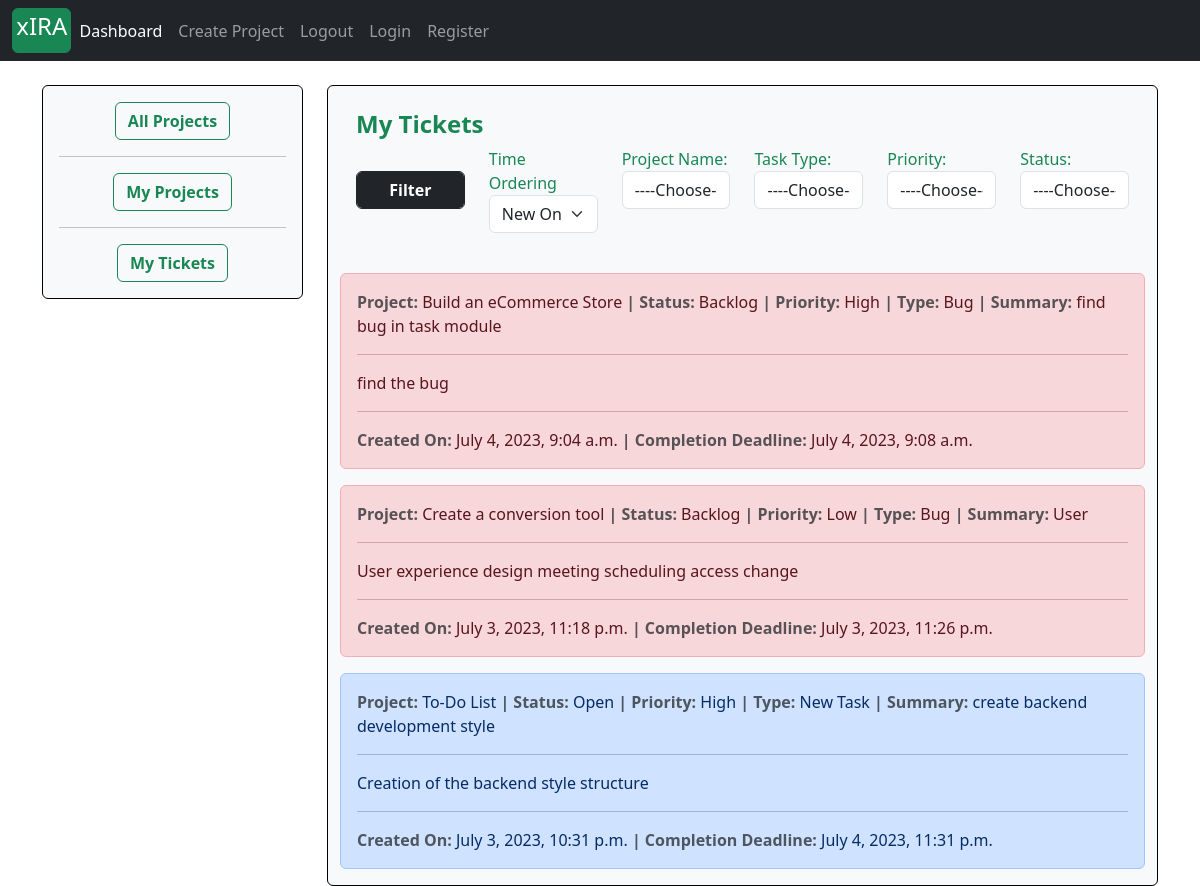
The app's page /ticket/see_ticket/ (signed in), older data.
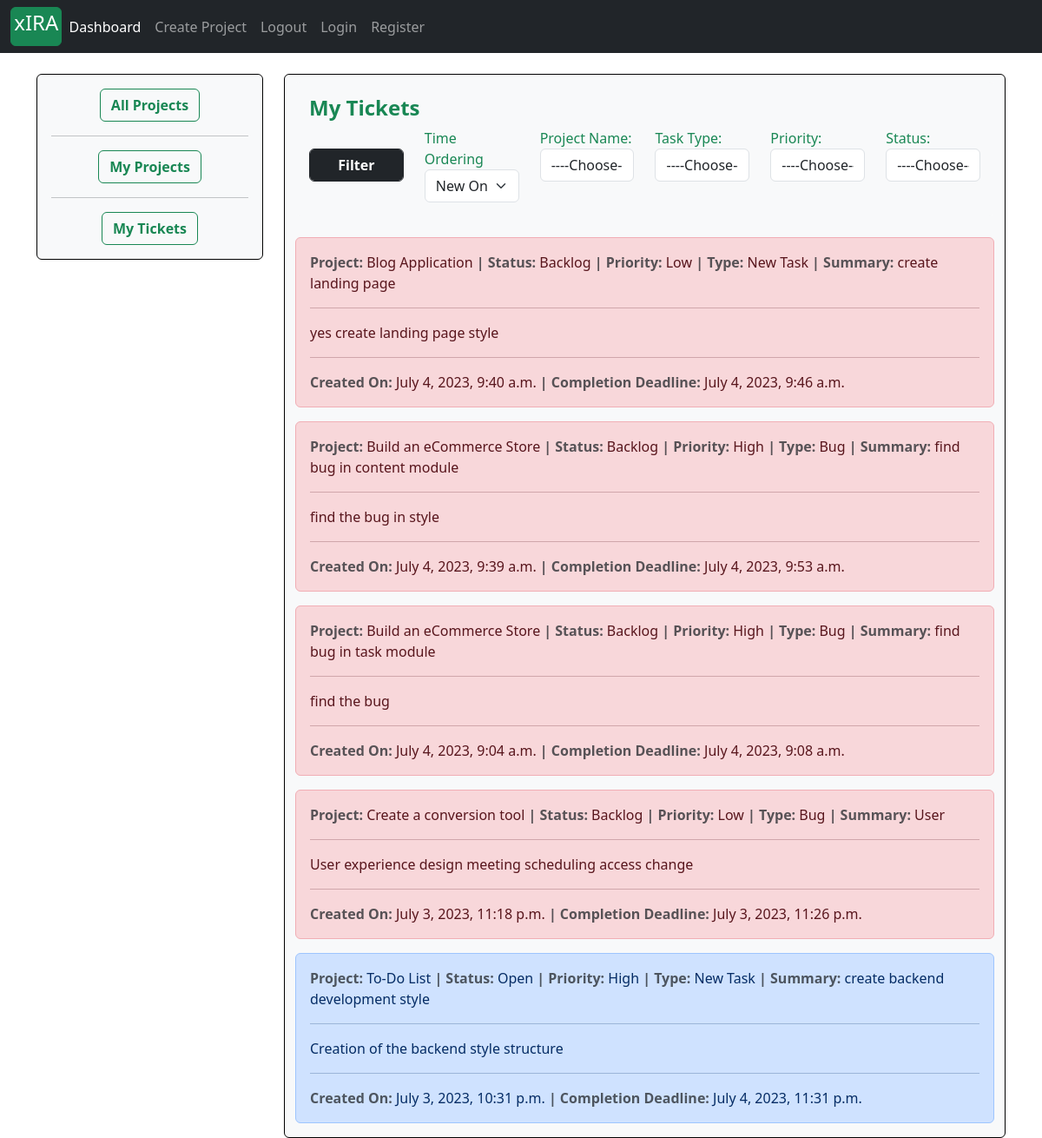
The same page, newer data.
### tickets/models.py (models this page shows, shortened)
class Task(models.Model):
    project       = models.ForeignKey(Project, on_delete=models.CASCADE)
    task_type     = models.CharField(max_length=30, choices = task_type_choices)
    short_summary = models.CharField(max_length=80)
    description   = models.TextField(max_length=500)
    assignee     = models.ForeignKey(Account, on_delete=models.CASCADE)
    status        = models.CharField(max_length=25, choices=status_field)
    priority      = models.CharField(max_length=25, choices=priority_field)
    start_date    = models.DateTimeField(auto_now_add=True)
    estimated_end_date = models.DateTimeField()
    def task_as_back_log(self):
        current_time = datetime.datetime.now().astimezone()
        estimated_end_date = self.estimated_end_date.astimezone()
        if self.status == 'Complete':
            return False
        if current_time >= estimated_end_date:
            self.status = 'Backlog'
            self.save()
            return True
        else:
            return False

### projects/models.py (models this page shows)
class Project(models.Model):
    project_name         = models.CharField(max_length=30)
    project_description  = models.TextField(max_length=600, blank=True)
    project_category     = models.CharField(max_length=30, choices=choices)
    project_manager      =  models.ForeignKey(ProjectManager, on_delete=models.SET_NULL, null=True)
    assignees            =  models.ManyToManyField(Account)
    start_date           = models.DateTimeField(auto_now_add=True)
    estimated_end_date   = models.DateTimeField()
    def __str__(self):
        return self.project_name

### tickets/views.py (the view, shortened to what this page needs)
# urls.py: path('see_ticket/', views.user_manage_ticket, name='user_ticket_dashboard'),
def user_manage_ticket(request):
    user_object = Account.objects.get(id=request.user.id)
    projects = user_object.project_set.all()
    project_choice = [(project.id, project.project_name) for project in projects]
    all_task_query = Task.objects.filter(assignee__id=request.user.id)
    context = {
        'project_choice': project_choice,
        'status_choice': status_field,
        'task_type_choice': task_type_choices,
        'priority_choice': priority_field,
    }
    query_dic = request.GET
    if 'project_id' in query_dic:
        if query_dic['project_id'] != '' and len(all_task_query) > 0:
            all_task_query = all_task_query.filter(project__id=int(query_dic['project_id']))
    if 'task_type' in query_dic:
        if query_dic['task_type'] != '' and len(all_task_query) > 0:
            all_task_query = all_task_query.filter(task_type=query_dic['task_type'])
    if 'priority' in query_dic:
        if query_dic['priority'] != '' and len(all_task_query) > 0:
            all_task_query = all_task_query.filter(priority=query_dic['priority'])
    if 'status' in query_dic:
        if query_dic['status'] != '' and len(all_task_query) > 0:
            all_task_query = all_task_query.filter(status=query_dic['status'])
    all_task_query = all_task_query.order_by('-start_date')
    context['tickets'] = all_task_query
    return render(request, 'my_task_dashboard.html', context)

### projects/forms.py
class ProjectCreationForm(forms.ModelForm):
    class Meta:
        model = Project
        fields = ('project_name', 'project_category', 'project_description', 'estimated_end_date')
        widgets = {
            'project_name': forms.TextInput(attrs={'class': 'form-control',  }),
            'project_category': forms.Select(attrs={'class': 'form-control', }),
            'project_description': forms.Textarea(attrs={'class': 'form-control', 'rows':4, 'cols':15}),
        }

### projects/context_processors.py (called while the page is built)
def create_project_form(request):
    form = ProjectCreationForm()
    context = {
        'project_creation_form': form
    }
    return context

### templates/my_task_dashboard.html (shortened to what this page needs)
{% extends 'base.html' %}
{% block content %}
{% load tz %}
<div class="container mt-4">
	<div class="row">
		<div class="col-sm-3" style="">
		  <div class="card bg bg-light" style="border: 1px solid black;">
		<div class="card-body text-center">
		  <a href="{% url 'dashboard' %}" class="btn btn-outline-success"  style="text-decoration: none"><strong>All Projects</strong></a>
		<hr>
		  <a href="{% url 'dashboard' request.user.id %}" class="btn btn-outline-success"  style="text-decoration: none"><strong>My Projects</strong></a>
		<hr>
		  <a href="{% url 'user_ticket_dashboard' %}" class="btn btn-outline-success"  style="text-decoration: none"><strong>My Tickets</strong></a>
		</div>
		  </div>
		</div>
<div class="col-lg">
	<div class="card  bg-light" style="border: 1px solid black;">
{% load tz %}
<div class="container mt-2">
    <div class="card bg-light border-0" >
      <article class="card-body">
		<header class="text-success"><h4><strong class="card-title">My Tickets</strong></h4></header>
		<form action = "{% url 'user_ticket_dashboard' %}" method="GET">
				<div class="form-group row">
					<div class="col form-group" style="">
                        	<button class="btn btn-dark form-control" href="#"><strong>Filter</strong></button>
            		</div>
					<div class="col form-group">
							<label class="text-success" for="">Time Ordering</label>
							<select class="form-select" name="order_by">
							  <option value="1" selected>New One</option>
							</select>
				</div>
					<div class="col form-group">
						<label class="text-success" for="project_id">Project Name:</label>
						<select class="form-control" name="project_id">
						<option value="">----Choose----</option>
						</select>
					</div>
					<div class="col form-group">
			            <label class="text-success" for="">Task Type:</label>
						<select class="form-control" name="task_type">
						<option value="">----Choose----</option>
						</select>
					</div>
					<div class="col form-group">
			            <label class="text-success" for="">Priority:</label>
						<select class="form-control" name="priority">
						<option value="">----Choose----</option>
						</select>
					</div>
					<div class="col form-group">
			            <label class="text-success" for="">Status:</label>
						<select class="form-control" name="status">
						<option value="">----Choose----</option>
						</select>
					</div>
		</form>
		</article>
    </div>
</div>
<div class="container mt-4">
	{% for task in tickets %}
	<a class="nav-link" type="button"  data-bs-toggle="modal" data-bs-target="#{{task.id}}" style="text-decoration: none;">
	<div class="alert alert-{% if task.task_as_back_log %}danger{% elif task.status == 'Open' %}primary{% elif task.status == 'In Progress' %}info{% else %}success{% endif %}" role="alert">
		<strong class="text-muted"> Project: </strong>
		{{task.project}}
		<strong class="text-muted">| Status: </strong>
	    {{task.status|capfirst}}
	 	<strong class="text-muted">| Priority: </strong>
	    {{task.priority}}
		<strong class="text-muted">| Type: </strong>
	    {{task.task_type}}
		<strong class="text-muted">| Summary: </strong>
	    {{task.short_summary}}
	 	<hr>
	 	<p>{{task.description}}</p>
	 	<hr>
	<strong class="text-muted"> Created On: </strong>
	 {{task.start_date|timezone:"Asia/Kolkata"}}
	<strong class="text-muted">| Completion Deadline: </strong>
	 {{task.estimated_end_date|timezone:"Asia/Kolkata"}}
	</div>
	</a>
	{% endfor %}
</div>
</div>
    </div>
</div>
</div>
{% endblock %}

Row changes from the older to the newer data that the page shows:
added Task: project "Blog Application", status "Backlog", priority "Low", task_type "New Task", short_summary "create landing page", description "yes create landing page style", start_date "July 4, 2023, 9:40 a.m.", estimated_end_date "July 4, 2023, 9:46 a.m."
added Task: project "Build an eCommerce Store", status "Backlog", priority "High", task_type "Bug", short_summary "find bug in content module", description "find the bug in style", start_date "July 4, 2023, 9:39 a.m.", estimated_end_date "July 4, 2023, 9:53 a.m."
